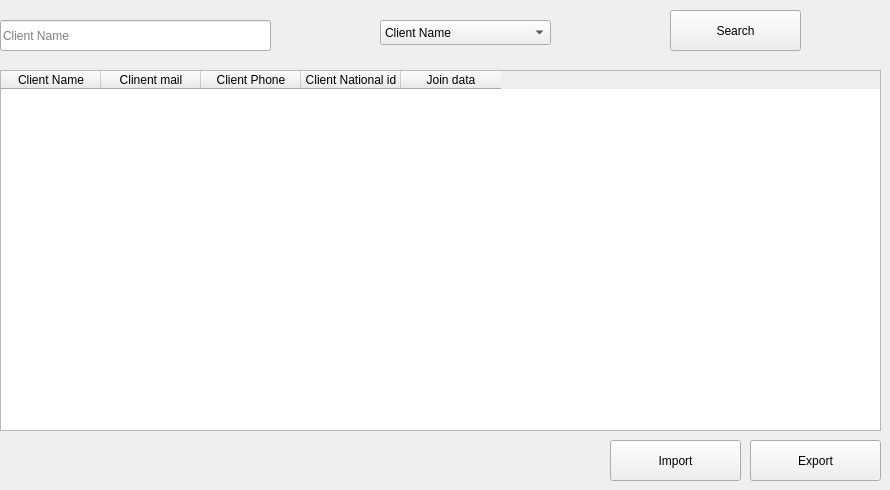
      <widget class="QWidget" name="tab_14">
       <attribute name="title">
        <string>All Client</string>
       </attribute>
       <widget class="QTableWidget" name="tableWidget_4">
        <property name="geometry">
         <rect>
          <x>0</x>
          <y>70</y>
          <width>881</width>
          <height>361</height>
         </rect>
        </property>
        <column>
         <property name="text">
          <string>Client Name</string>
         </property>
        </column>
        <column>
         <property name="text">
          <string>Clinent mail</string>
         </property>
        </column>
        <column>
         <property name="text">
          <string>Client Phone</string>
         </property>
        </column>
        <column>
         <property name="text">
          <string>Client National id</string>
         </property>
        </column>
        <column>
         <property name="text">
          <string>Join data</string>
         </property>
        </column>
       </widget>
       <widget class="QLineEdit" name="lineEdit_13">
        <property name="geometry">
         <rect>
          <x>0</x>
          <y>20</y>
          <width>271</width>
          <height>31</height>
         </rect>
        </property>
        <property name="placeholderText">
         <string>Client Name</string>
        </property>
       </widget>
       <widget class="QPushButton" name="pushButton_15">
        <property name="geometry">
         <rect>
          <x>670</x>
          <y>10</y>
          <width>131</width>
          <height>41</height>
         </rect>
        </property>
        <property name="text">
         <string>Search</string>
        </property>
       </widget>
       <widget class="QComboBox" name="comboBox_12">
        <property name="geometry">
         <rect>
          <x>380</x>
          <y>20</y>
          <width>171</width>
          <height>25</height>
         </rect>
        </property>
        <item>
         <property name="text">
          <string>Client Name</string>
         </property>
        </item>
        <item>
         <property name="text">
          <string>Client Mail</string>
         </property>
        </item>
        <item>
         <property name="text">
          <string>Client Phone</string>
         </property>
        </item>
        <item>
         <property name="text">
          <string>Client National id</string>
         </property>
        </item>
       </widget>
       <widget class="QPushButton" name="pushButton_44">
        <property name="geometry">
         <rect>
          <x>750</x>
          <y>440</y>
          <width>131</width>
          <height>41</height>
         </rect>
        </property>
        <property name="text">
         <string>Export</string>
        </property>
       </widget>
       <widget class="QPushButton" name="pushButton_45">
        <property name="geometry">
         <rect>
          <x>610</x>
          <y>440</y>
          <width>131</width>
          <height>41</height>
         </rect>
        </property>
        <property name="text">
         <string>Import</string>
        </property>
       </widget>
      </widget>
